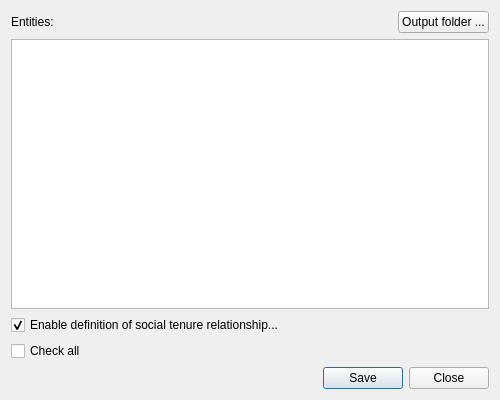
<?xml version="1.0" encoding="UTF-8"?>
<ui version="4.0">
 <class>Dialog</class>
 <widget class="QDialog" name="Dialog">
  <property name="geometry">
   <rect>
    <x>0</x>
    <y>0</y>
    <width>500</width>
    <height>400</height>
   </rect>
  </property>
  <property name="maximumSize">
   <size>
    <width>600</width>
    <height>400</height>
   </size>
  </property>
  <property name="windowTitle">
   <string>Mobile Form Generator</string>
  </property>
  <layout class="QVBoxLayout" name="verticalLayout">
   <item>
    <layout class="QVBoxLayout" name="vlnotification"/>
   </item>
   <item>
    <layout class="QHBoxLayout" name="horizontalLayout">
     <item>
      <widget class="QLabel" name="lblTitle">
       <property name="text">
        <string>Entities:</string>
       </property>
      </widget>
     </item>
     <item>
      <spacer name="horizontalSpacer">
       <property name="orientation">
        <enum>Qt::Horizontal</enum>
       </property>
       <property name="sizeHint" stdset="0">
        <size>
         <width>40</width>
         <height>20</height>
        </size>
       </property>
      </spacer>
     </item>
     <item>
      <widget class="QPushButton" name="btnShowOutputFolder">
       <property name="text">
        <string>Output folder ...</string>
       </property>
      </widget>
     </item>
    </layout>
   </item>
   <item>
    <widget class="QTableView" name="tvEntities">
     <property name="editTriggers">
      <set>QAbstractItemView::NoEditTriggers</set>
     </property>
     <property name="dragDropMode">
      <enum>QAbstractItemView::DragDrop</enum>
     </property>
     <property name="defaultDropAction">
      <enum>Qt::MoveAction</enum>
     </property>
     <property name="alternatingRowColors">
      <bool>true</bool>
     </property>
     <property name="selectionMode">
      <enum>QAbstractItemView::SingleSelection</enum>
     </property>
     <property name="selectionBehavior">
      <enum>QAbstractItemView::SelectRows</enum>
     </property>
    </widget>
   </item>
   <item>
    <widget class="QCheckBox" name="ck_social_tenure">
     <property name="text">
      <string>Enable definition of social tenure relationship...</string>
     </property>
     <property name="checked">
      <bool>true</bool>
     </property>
    </widget>
   </item>
   <item>
    <widget class="QCheckBox" name="chk_all">
     <property name="text">
      <string>Check all</string>
     </property>
    </widget>
   </item>
   <item>
    <widget class="QDialogButtonBox" name="buttonBox">
     <property name="orientation">
      <enum>Qt::Horizontal</enum>
     </property>
     <property name="standardButtons">
      <set>QDialogButtonBox::Close|QDialogButtonBox::Save</set>
     </property>
     <property name="centerButtons">
      <bool>false</bool>
     </property>
    </widget>
   </item>
  </layout>
 </widget>
 <resources/>
 <connections>
  <connection>
   <sender>buttonBox</sender>
   <signal>rejected()</signal>
   <receiver>Dialog</receiver>
   <slot>reject()</slot>
   <hints>
    <hint type="sourcelabel">
     <x>316</x>
     <y>260</y>
    </hint>
    <hint type="destinationlabel">
     <x>286</x>
     <y>274</y>
    </hint>
   </hints>
  </connection>
  <connection>
   <sender>buttonBox</sender>
   <signal>accepted()</signal>
   <receiver>Dialog</receiver>
   <slot>accept()</slot>
   <hints>
    <hint type="sourcelabel">
     <x>248</x>
     <y>254</y>
    </hint>
    <hint type="destinationlabel">
     <x>157</x>
     <y>274</y>
    </hint>
   </hints>
  </connection>
 </connections>
</ui>
